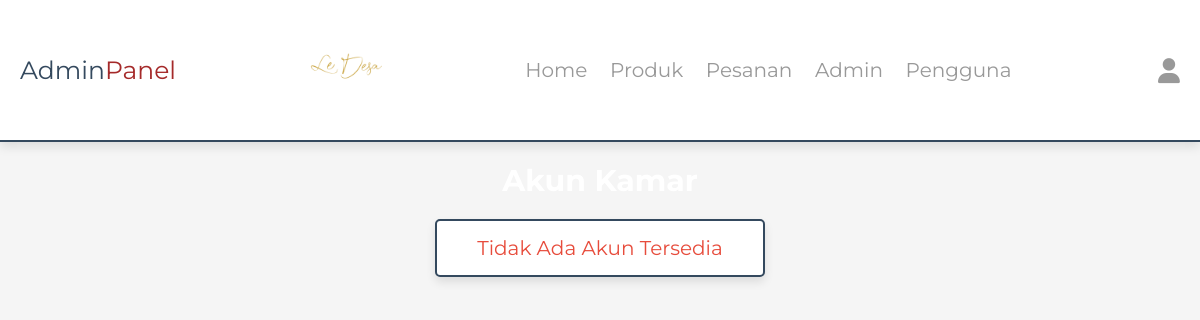
The page /admin/users_accounts.php (signed in) on the database as committed earlier.
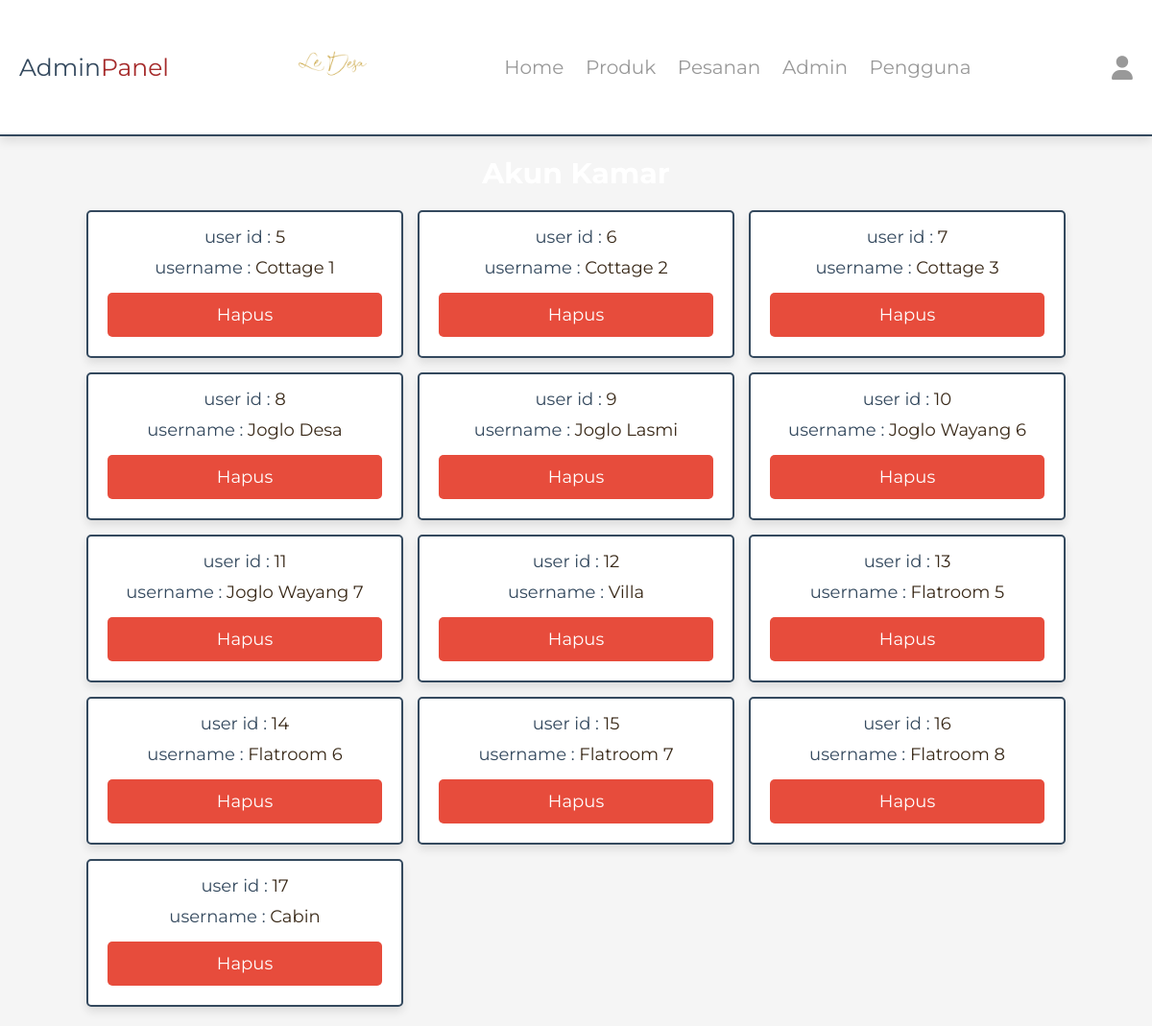
The same page on the database as committed later.
### tables this page shows
CREATE TABLE `users` (
  `id` int(100) NOT NULL,
  `name` varchar(20) NOT NULL,
  `email` varchar(50) NOT NULL,
  `password` varchar(50) NOT NULL,
  `address` varchar(500) NOT NULL
);

### admin/users_accounts.php (the view, shortened to what this page needs)
<?php
include '../components/connect.php';
?>
<!DOCTYPE html>
<html lang="en">
<head>
   <link rel="stylesheet" href="https://cdnjs.cloudflare.com/ajax/libs/font-awesome/6.1.1/css/all.min.css">
   <link rel="stylesheet" href="../css/admin_style.css">
</head>
<body style="background-image: url('../images/ledesa-bg.jpg'); background-size: cover; background-position: center; background-repeat: no-repeat;height: 100vh; width: 100%;">
<?php include '../components/admin_header.php' ?>
<section class="accounts">
   <h1 class="heading">Akun Kamar</h1>
   <div class="box-container">
   <?php
      $select_account = $conn->prepare("SELECT * FROM `users`");
      $select_account->execute();
      if($select_account->rowCount() > 0){
         while($fetch_accounts = $select_account->fetch(PDO::FETCH_ASSOC)){
   ?>
   <div class="box">
      <p> user id : <span><?= $fetch_accounts['id']; ?></span> </p>
      <p> username : <span><?= $fetch_accounts['name']; ?></span> </p>
      <a href="users_accounts.php?delete=<?= $fetch_accounts['id']; ?>" class="delete-btn" onclick="return confirm('Hapus Akun Ini?');">Hapus</a>
   </div>
   <?php
      }
   }else{
      echo '<p class="empty">Tidak Ada Akun Tersedia</p>';
   }
   ?>
   </div>
</section>
</body>
</html>

Rows that differ between the two databases and show on the page:
added users: id "5", name "Cottage 1"
added users: id "6", name "Cottage 2"
added users: id "7", name "Cottage 3"
added users: id "8", name "Joglo Desa"
added users: id "9", name "Joglo Lasmi"
added users: id "10", name "Joglo Wayang 6"
added users: id "11", name "Joglo Wayang 7"
added users: id "12", name "Villa"
added users: id "13", name "Flatroom 5"
added users: id "14", name "Flatroom 6"
added users: id "15", name "Flatroom 7"
added users: id "16", name "Flatroom 8"
added users: id "17", name "Cabin"
Other text that changed with them:
text no longer shown: "Tidak Ada Akun Tersedia"
